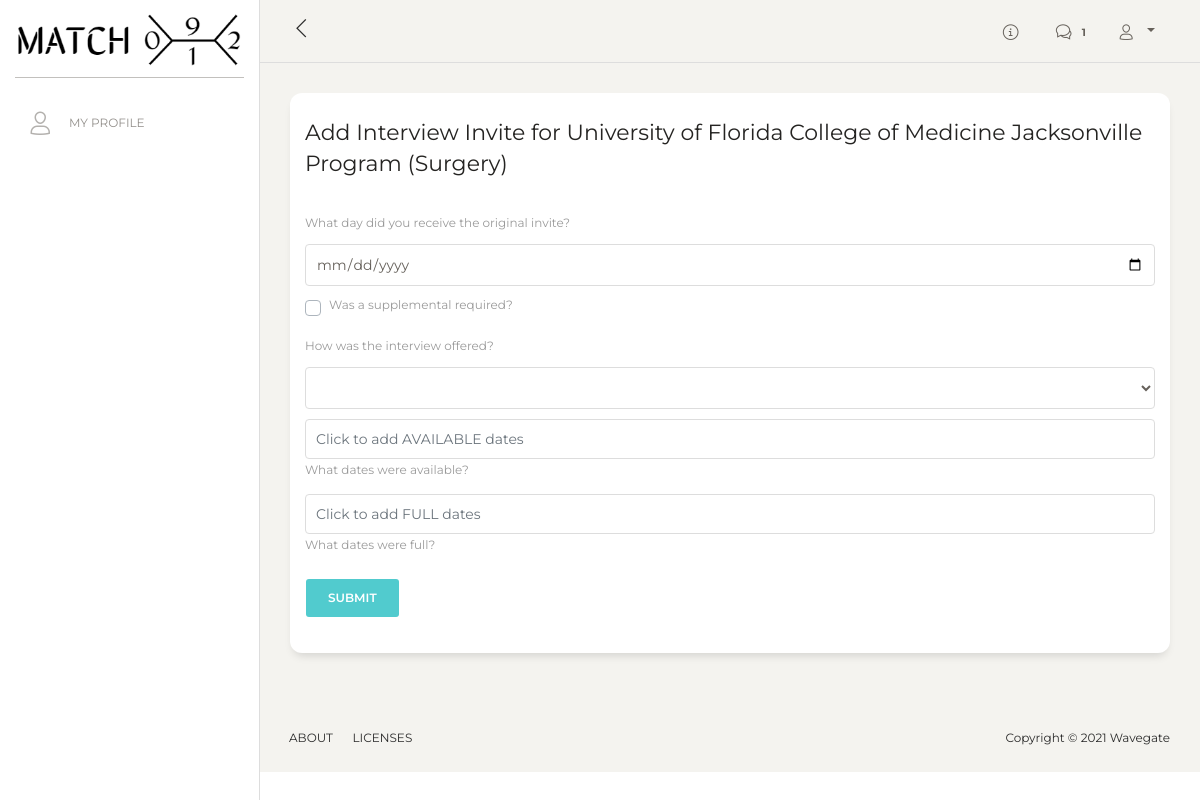
The app's page /add_interview/2722 (signed in) with its own data.
### app/models.py (models this page shows, shortened)
class Program(db.Model):
	__tablename__ = 'program'
	id = db.Column(db.Integer, primary_key=True)
	specialty_id = db.Column(db.Integer, db.ForeignKey('specialty.id'))
	name = db.Column(db.Text)
	body = db.Column(db.Text)
	city = db.Column(db.String(140))
	state = db.Column(db.String(140))
	accreditation_id = db.Column(db.String(140))
	status = db.Column(db.String(140))
	url = db.Column(db.String(140))
	timestamp = db.Column(db.DateTime, index=True, default=datetime.utcnow)
	user_id = db.Column(db.Integer, db.ForeignKey('user.id'))
	users = db.relationship('User', cascade="all,delete",secondary=link, back_populates='programs', lazy='dynamic')
	interviews = db.relationship('Interview', backref='interviewer', lazy='dynamic')
	interview_dates = db.relationship('Interview_Date', backref='interviewer', lazy='dynamic')
	interview_impressions = db.relationship('Interview_Impression', backref='program', lazy='dynamic')
	language = db.Column(db.String(5))
	image = db.Column(db.String(140))
	salary = db.Column(db.Text)
	salary_url = db.Column(db.Text)
	imageurl = db.Column(db.Text)

class Specialty(db.Model):
	id = db.Column(db.Integer, primary_key=True)
	name = db.Column(db.String(140), index=True)
	programs = db.relationship('Program', backref='specialty', lazy='dynamic')
	users = db.relationship('User', backref='specialty', lazy='dynamic')
	posts = db.relationship('Post', backref='specialty', lazy='dynamic')
	threads = db.relationship('Thread', backref='specialty', lazy='dynamic')
	chats = db.relationship('Chat', backref='specialty', lazy='dynamic')

### app/main/routes.py (the view, shortened to what this page needs)
@bp.route('/add_interview/<int:program_id>', methods=['GET', 'POST'])
@login_required
def add_interview(program_id):
	specialty2 = session.get('specialty')
	program = Program.query.filter_by(id=program_id).first_or_404()
	form = AddInterviewForm(current_user.username, program)
	return render_template('add_interview.html',specialty2=specialty2, title=_('Add Interview Offer'),
						   form=form, program=program)

### app/main/forms.py
class AddInterviewForm(FlaskForm):
	date = DateField('What day did you receive the original invite?', validators=[Optional()])
	supplemental_required = BooleanField('Was a supplemental required?')
	method = SelectField('How was the interview offered?', choices=['','ERAS','Thalamus','Email'])
	submit = SubmitField(_l('Submit'))
	interview_dates = StringField()
	interview_invites = StringField()
	def __init__(self, user, program, *args, **kwargs):
		super(AddInterviewForm, self).__init__(*args, **kwargs)
		self.program = program
		self.user = user

### app/models.py (called while the page is built)
@login.user_loader
def load_user(id):
	return User.query.get(int(id))

	def new_messages(self):
		last_read_time = self.last_message_read_time or datetime(1900, 1, 1)
		return Message.query.filter_by(recipient=self).filter(
			Message.timestamp > last_read_time).count()

### app/templates/add_interview.html (shortened to what this page needs)
{% extends "base.html" %}
{% block content %}
<div class="content">
    <div class="row">
      <div class="col-md-12">
            <div class="card ">
              <div class="card-header ">
                <h5 class="card-title">Add Interview Invite for {{ program.name }} ({{ program.specialty.name }})</h5>
            </div>
            <div class="card-body ">
                <form action="" method="post">
                    <div class="form-group">
                        {{ form.date.label(class_="col-form-label") }}<br>
                        {{ form.date(class_="form-control datepick") }}
                    </div>
                    <div class="form-group">
                        <div class="form-group">
                            <div class="custom-control custom-checkbox">
                                {{ form.supplemental_required.label(class_="custom-control-label") }}
                            </div>
                        </div>
                        <div class="form-group">
                            {{ form.method.label(class_="col-form-label") }}<br>
                            {{ form.method(class_="form-control") }}
                        </div>
                        <div class="form-group">
                            {{ form.interview_dates(class_="form-control", placeholder="Click to add AVAILABLE dates")}}
                            <label for="mdp" class_="col-form-label">What dates were available?</label>
                        </div>
                        <div class="form-group">
                            {{ form.interview_invites(class_="form-control", placeholder="Click to add FULL dates")}}
                            <label for="mdp" class_="col-form-label">What dates were full?</label>
                        </div>
                    </div>
                    <div class="form-group">
                        <p>{{ form.submit(class_="btn btn-primary btn-md") }}</p>
                    </div>
                </form>
            </div>
    </div>
</div>
</div>
</div>
{% endblock %}
{% block scripts %}
<link rel="stylesheet" href="{{ url_for('static', filename='css/jquery-ui.css') }}">
<link rel="stylesheet" href="{{ url_for('static', filename='css/jquery-ui.multidatespicker.css') }}">
{% endblock %}

### records on screen
Program: name "University of Florida College of Medicine Jacksonville Program"
Specialty: specialty.name "Surgery"

### other values on screen
{{ new_messages }} "1"
